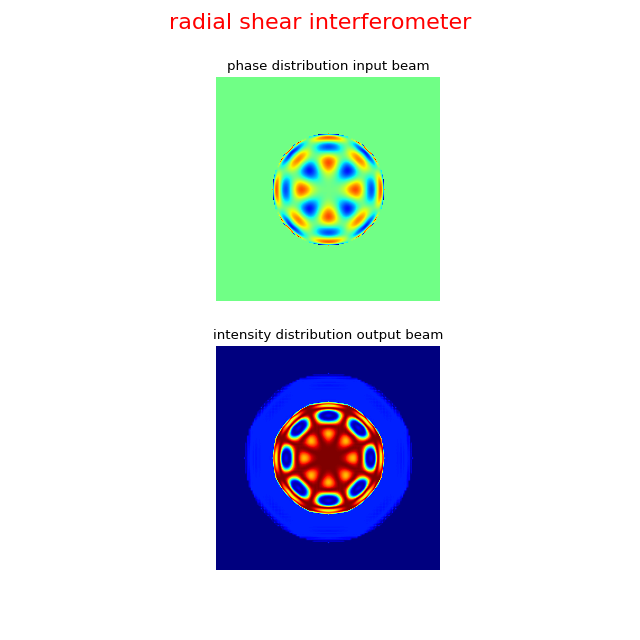

The Python source for this figure:
#!/usr/bin/python
"""
This example demonstrates a radial shear interferometer.
Only a 'bare-bone' model, so no propagation and diffraction, is considered.
..  :copyright: (c) 2017 by Fred van Goor.
    :license: MIT, see License for more details.
"""

from LightPipes import *
import matplotlib.pyplot as plt
import math

pi=3.1415


wavelength=500*nm
size=40.0*mm
N=200
R=10*mm
nz=3
mz=-1
Rz=10*mm

Az=wavelength/(2*pi)

Rbs=0.5
M=1.5

F=Begin(size,wavelength,N)

F=Zernike(nz,mz,Rz,Az,F)
F=CircAperture(R,0,0,F)
phi=Phase(F)
fig=plt.figure(figsize=(8,8))
fig.suptitle('radial shear interferometer',fontsize=20, color='red')
plt.subplot(2,1,1)
plt.imshow(phi,cmap='jet');plt.axis('off');plt.axis('equal')
plt.title('phase distribution input beam')
F1=IntAttenuator(Rbs,F)
F2=IntAttenuator(1-Rbs,F)

F1=Interpol(size,N,0,0,0,M,F1)
F=BeamMix(F1,F2)
I=Intensity(0,F)
plt.subplot(2,1,2)
plt.imshow(I,cmap='jet')
plt.axis('off');plt.axis('equal')
plt.title('intensity distribution output beam')

plt.show()
